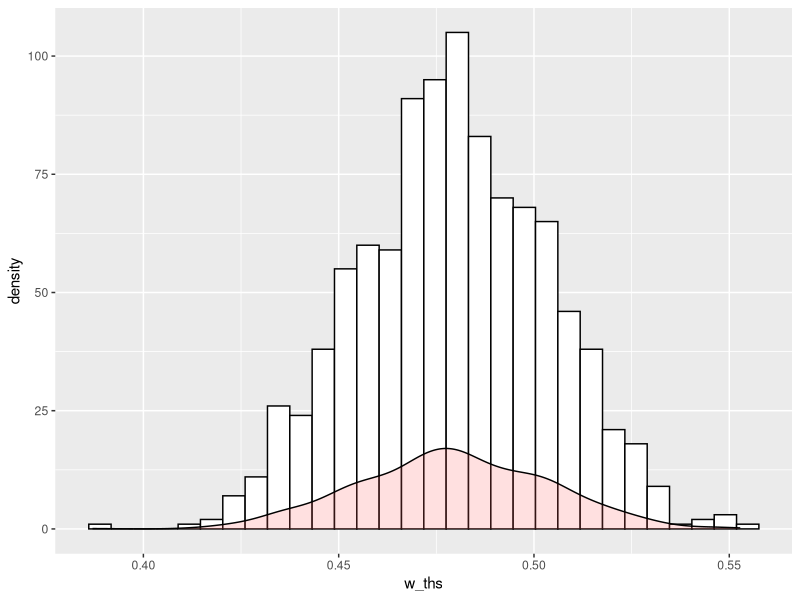

Write the R code that produced this figure.
## ---- chunk 1
library(ggplot2)
library(readr)
set.seed(142)

boot_df <- read.csv("boot_data.csv", header = T)
head(boot_df)
## ---- chunk 2
get_wth <- function(data) {
  w_tilde_hat <- ( var(data$x) - cov(data$x, data$y)) /
  (var(data$x) + var(data$y) - 2 * cov(data$x, data$y))

  w_tilde_hat
} 
## ---- chunk 3
get_BS_sample <- function(data) {
  n <- nrow(data)
  data[sample(1:n, n, replace = T),]
} 
## ---- chunk 4
get_wth_samples <- function(data, B) {
  w_ths <- numeric(length = B)
  for (i in 1:B) {
    w_ths[i] <- get_wth(get_BS_sample(data))
  }
  w_ths
}
## ---- chunk 5
B <- 1000
w_ths <- get_wth_samples(boot_df, B)

ggplot(as.data.frame( w_ths ),
  aes(x = w_ths)
) +
geom_histogram(color = "black", fill = "white") +
  geom_density(alpha = 0.2, fill = "#FF6666")
## ---- chunk 6

w_ths_se <- sqrt(1 / (B - 1) * sum((w_ths - mean(w_ths))^2))
alpha <- 0.025
pcentile_ci <- quantile(w_ths, probs = c(alpha, 1 - alpha))
